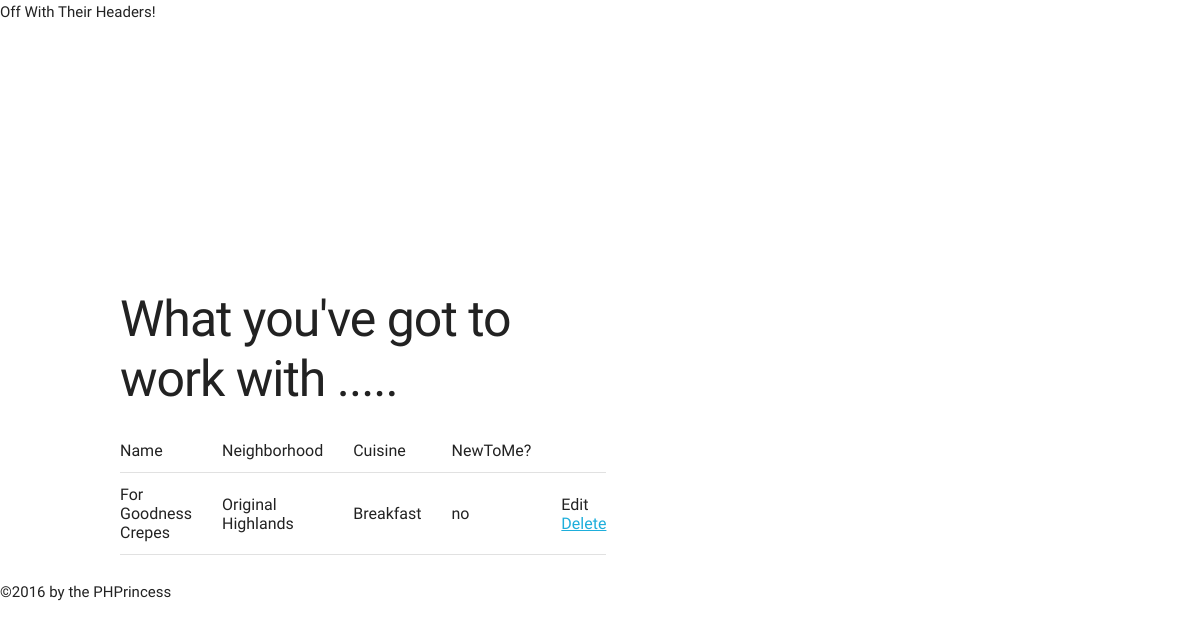
The page /directory.php on the database as committed earlier.
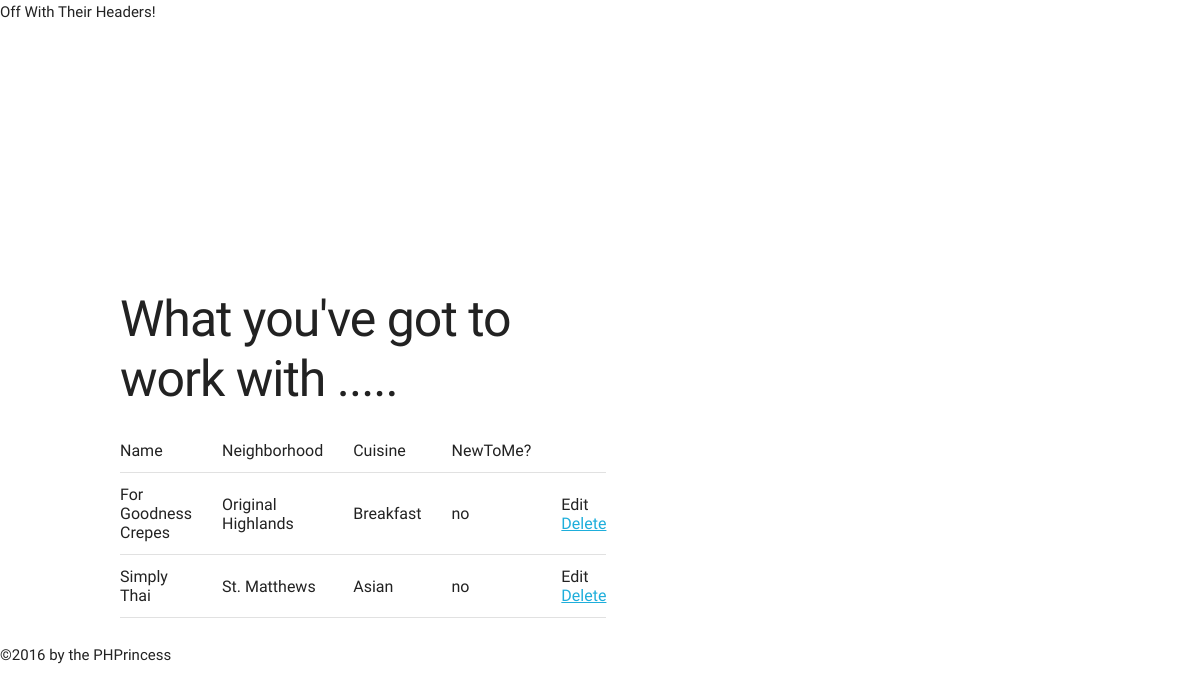
The same page on the database as committed later.
### tables this page shows
CREATE TABLE `restaurants` (
  `rest_id` bigint(20) UNSIGNED NOT NULL,
  `rest_name` varchar(40) NOT NULL,
  `neighborhood_id` int(3) NOT NULL,
  `cuisine_id` int(3) NOT NULL,
  `new_to_me` enum('yes','no') NOT NULL
);

CREATE TABLE `neighborhood` (
  `neighborhood_id` bigint(20) UNSIGNED NOT NULL,
  `neighborhood_name` varchar(30) NOT NULL
);

CREATE TABLE `cuisine` (
  `cuisine_id` bigint(20) UNSIGNED NOT NULL,
  `cuisine` varchar(25) NOT NULL
);

### directory.php (the view, shortened to what this page needs)
<?php
include("inc/header.php");
include("inc/connection.php");
?>
<h1>What you've got to work with .....</h1>
<?php
$fullListing = $db->query('SELECT * FROM restaurants
	INNER JOIN neighborhood ON restaurants.neighborhood_id = neighborhood.neighborhood_id
	INNER JOIN cuisine ON restaurants.cuisine_id = cuisine.cuisine_id'
	);
echo "<table>";
echo "<thead><tr><td>Name</td><td>Neighborhood</td><td>Cuisine</td><td>NewToMe?</td><td></td></tr></thead>";
echo "<tbody>";
	while ($dir = $fullListing->fetch())
	{
		echo "<tr><td>" . $dir['rest_name'] . "</td><td>" . $dir['neighborhood_name'] . "</td><td>" . $dir['cuisine'] . "</td><td>" . $dir['new_to_me'] . "</td><td>Edit <a href='delete.php'>Delete</td></tr>";
	}
	echo "</tbody>";
	echo "</table>";
?>
<?php
include("inc/footer.php");
?>

Rows that differ between the two databases and show on the page:
added restaurants: rest_name "Simply Thai", neighborhood.neighborhood_name "St. Matthews", cuisine.cuisine "Asian", new_to_me "no"
